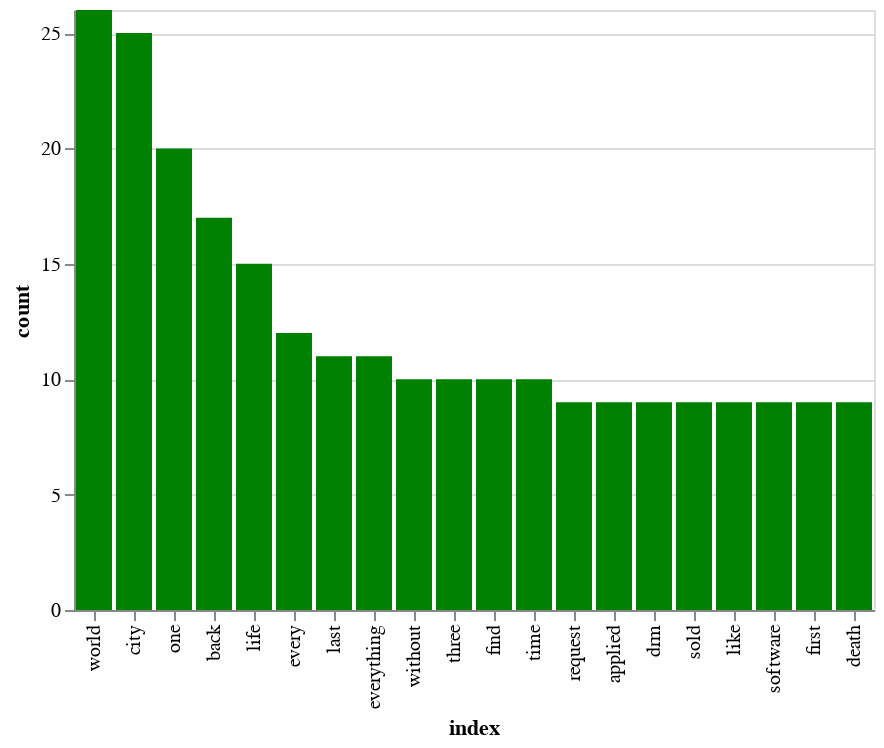

Source (notebook cell):
### Code cell
chart = alt.Chart(token_counts.head(20)).mark_bar(color="green").encode(x=alt.X("index").sort("-y"), y="count")
chart

### Figure 1 — Vega-Lite specification as saved in the notebook (floating-point values rounded to 4 significant figures)
{"config": {"view": {"continuousWidth": 300, "continuousHeight": 300}}, "data": {"name": "data-a89d4ca71b1948408b335ee92f27d604"}, "mark": {"type": "bar", "color": "green"}, "encoding": {"x": {"field": "index", "sort": "-y", "type": "nominal"}, "y": {"field": "count", "type": "quantitative"}}, "$schema": "https://vega.github.io/schema/vega-lite/v5.16.3.json", "datasets": {"data-a89d4ca71b1948408b335ee92f27d604": [{"index": "world", "count": 26}, {"index": "city", "count": 25}, {"index": "one", "count": 20}, {"index": "back", "count": 17}, {"index": "life", "count": 15}, {"index": "every", "count": 12}, {"index": "last", "count": 11}, {"index": "everything", "count": 11}, {"index": "without", "count": 10}, {"index": "three", "count": 10}, {"index": "find", "count": 10}, {"index": "time", "count": 10}, {"index": "request", "count": 9}, {"index": "applied", "count": 9}, {"index": "drm", "count": 9}, {"index": "sold", "count": 9}, {"index": "like", "count": 9}, {"index": "software", "count": 9}, {"index": "first", "count": 9}, {"index": "death", "count": 9}]}}
